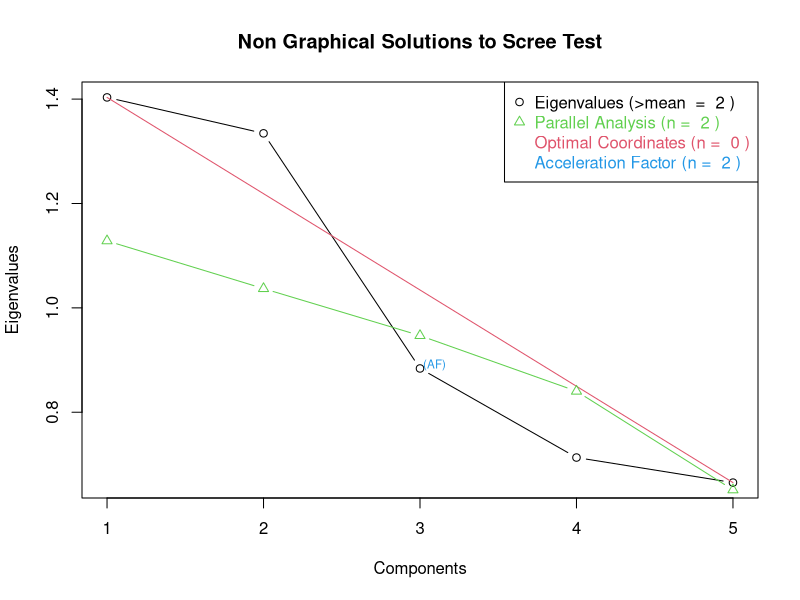
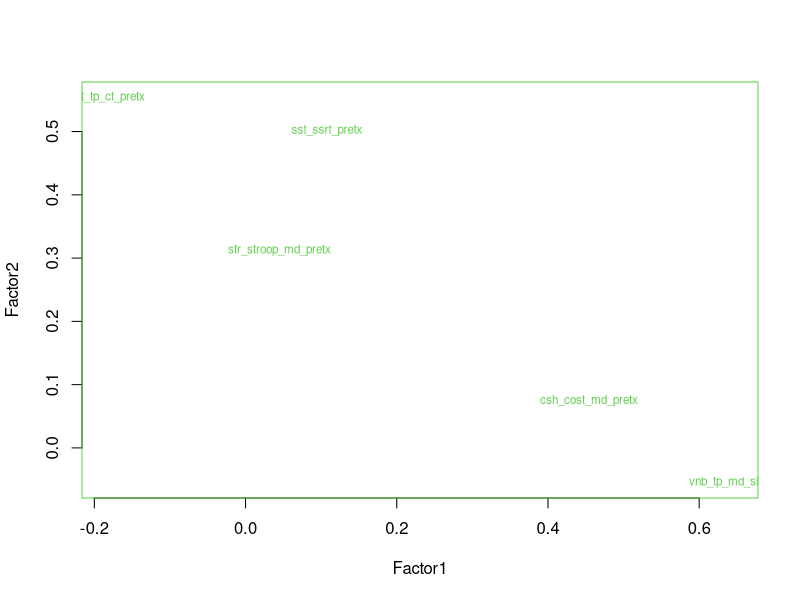

Reproduce these figures in R, in order. (Note: this script raises an error after producing the figures.)
library(psych)
library(dplyr)
#import behavioral data

getwd()
prebeh <- read.csv("DMP_pretx_demo_tasks_withnewvars_12.15.15.csv", sep = ",", header = TRUE)
describe(prebeh)
glimpse(prebeh)
str(prebeh)
summary(prebeh)
colnames(prebeh)

#remove cognitive outliers
prebeh <- prebeh %>% filter(cog_outlier_pretx==0)

#set up variables to be all in positive direction
#reverse load-dependent RT slope, switch cost, SSRT and stroop effect
prebeh$vnb_tp_md_slope <- -(prebeh$vnb_tp_md_slope)
#prebeh$cpt_dprime_pretx <- abs(prebeh$cpt_dprime_pretx)
prebeh$sst_ssrt_pretx <- -(prebeh$sst_ssrt_pretx)
prebeh$str_stroop_md_pretx <- -(prebeh$str_stroop_md_pretx)
prebeh$csh_cost_md_pretx <- -(prebeh$csh_cost_md_pretx)

#keep only EF columns of interest ones of interest
efcols1=c("cpt_dprime_pretx", 
          "csh_cost_md_pretx", "sst_ssrt_pretx",
          "str_stroop_md_pretx",
           "vnb_tp_md_slope")
efcols2=c("cpt_tp_ct_pretx", 
          "csh_cost_md_pretx", "sst_ssrt_pretx",
          "str_stroop_md_pretx", "vnb_tp_ct_all_pretx")
efcols3=c("cpt_tp_ct_pretx", 
          "csh_cost_md_pretx", "sst_ssrt_pretx",
          "str_stroop_md_pretx", "vnb_tp_md_slope")
efcolsall=c("cpt_tp_ct_pretx", "cpt_dprime_pretx", 
            "csh_cost_md_pretx", "sst_ssrt_pretx",
            "str_stroop_md_pretx", "vnb_tp_md_slope", "vnb_tp_ct_all_pretx")
eftasks <- select(prebeh, one_of(efcols3))
eftaskscor <- cor(eftasks)
cor.test(eftasks$sst_ssrt_pretx, eftasks$str_stroop_md_pretx)
View(round(eftaskscor, 2))

#determining number of components to extract
library(nFactors)
ev <- eigen(cor(eftasks)) # get eigenvalues
ap <- parallel(subject=nrow(eftasks),var=ncol(eftasks),
               rep=100,cent=.05)
nS <- nScree(x=ev$values, aparallel=ap$eigen$qevpea)
plotnScree(nS)
summary(nS)


#EFA with maximum likelihood factor analysis
fit <- factanal(eftasks, 2, rotation ="varimax")
print(fit, digits=2, cutoff=.3, sort=TRUE)
load <- fit$loadings[,1:2] 
plot(load,type="n") # set up plot 
text(load,labels=names(eftasks),cex=.7) # add variable names

#EFA using minimum residual (can also change to do principal axes)
fit <- fa(eftasks, nfactors=2, rotate = "oblimin", fm = "minres")
print(fit, digits = 2)

#Varimax rotated PCA or using oblimin
library(GPArotation)
fit <- principal(eftasks, nfactors=3, rotate="varimax")
fit
fit <- principal(eftasks, nfactors=2, rotate="oblimin")
fit


#CFA according to Miyake's tasks loading model (but only have one domain in which more than 1 task
#can't really do)
library(lavaan)

# specify the model
miyake.model <- ' inhibit  =~ str_stroop_md_pretx + sst_ssrt_pretx      
update =~ vnb_tp_md_slope
shift   =~ csh_cost_md_pretx '

# fit the model
fit <- cfa(miyake.model, data=eftasks)

# display summary output
summary(fit, fit.measures=TRUE)

##ACCORDING TO FIELDS
cortest.bartlett(eftasks)
#Bartlett's test significant, good
KMO(eftasks)
#CSH is worrisome, KMO value below 0.5 sometimes
det(eftaskscor)
#using PCA
model <- principal(eftasks, nfactors=5, rotate="none")
model
#scree plot
plot(model$values, type="b")
#by Kaiser's criterion decide how many factors to extract
model1 <- principal(eftasks, nfactors=2, rotate= "none")
model1
model2 <- principal(eftasks, nfactors=2, rotate="oblimin")
model2
#print readable output
print.psych(model2, cut=0.3, sort=TRUE)
